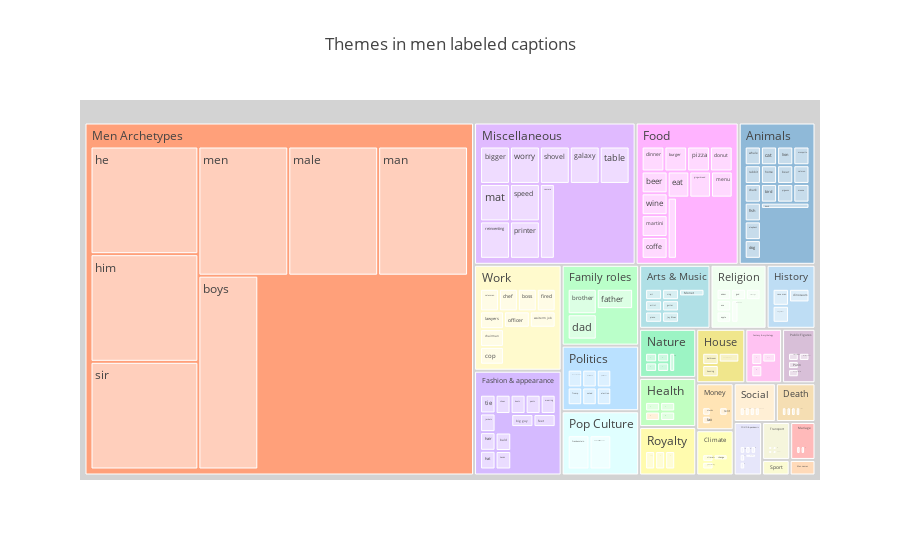

Source (notebook cell):
### Code cell
df_topics_male = pd.read_csv("src/data/topic_male.csv")
plot_topic_male = ga.plot_topic(df_topics_male, gender='male', theme_keywords=ga.theme_words_male, theme_colors=ga.theme_colors_male)

### Figure 1 — Plotly figure (JSON) as saved in the notebook; plotly's stock layout.template omitted (floating-point values rounded to 4 significant figures; data arrays with more than 128 entries replaced by an {"elided": "..."} marker saying what was removed)
{"data": [{"customdata": {"elided": "177 str values"}, "domain": {"x": [0, 1], "y": [0, 1]}, "hovertemplate": "%{customdata}<extra></extra>", "labels": {"elided": "177 str values"}, "marker": {"colors": {"elided": "177 str values"}}, "name": "", "parents": {"elided": "177 str values"}, "root": {"color": "lightgrey"}, "type": "treemap", "values": {"elided": "177 float values"}}], "layout": {"legend": {"tracegroupgap": 0}, "title": {"text": "Themes in men labeled captions"}}}
